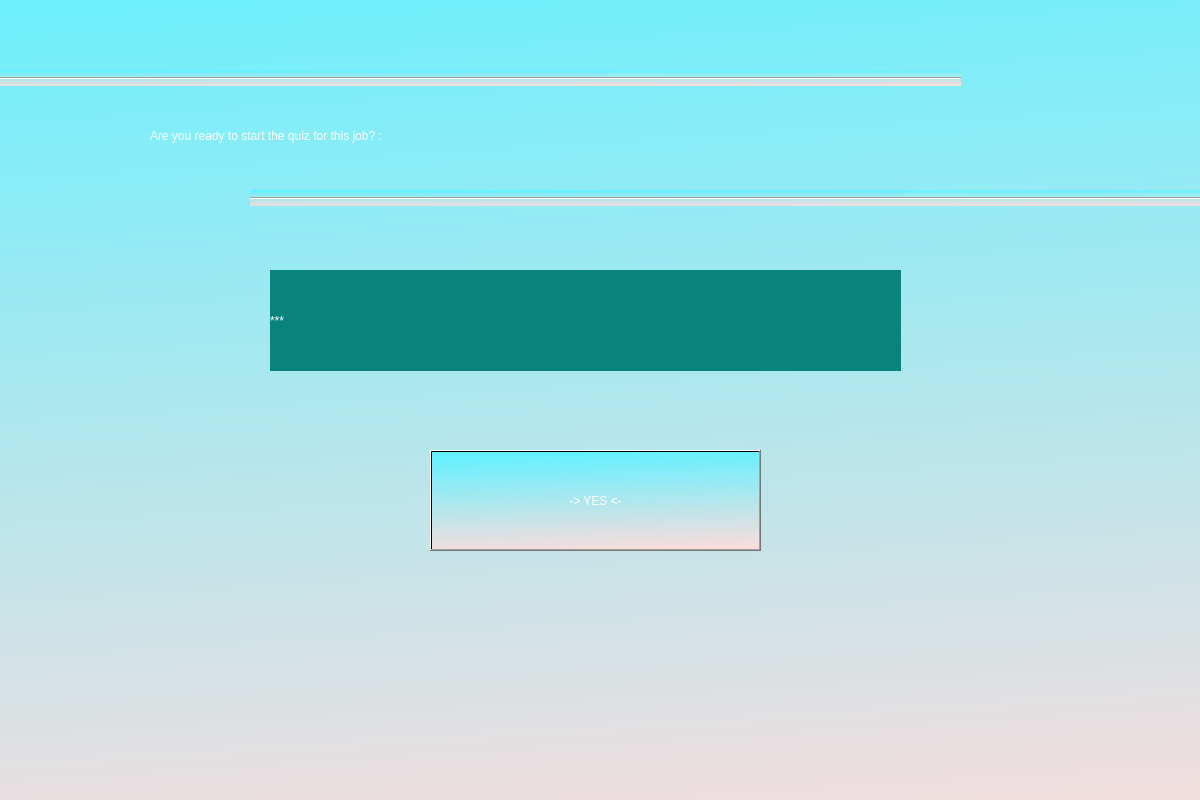
<?xml version="1.0" encoding="UTF-8"?>
<ui version="4.0">
 <class>Dialog</class>
 <widget class="QDialog" name="Dialog">
  <property name="geometry">
   <rect>
    <x>0</x>
    <y>0</y>
    <width>1200</width>
    <height>800</height>
   </rect>
  </property>
  <property name="windowTitle">
   <string>Dialog</string>
  </property>
  <widget class="QWidget" name="widget" native="true">
   <property name="geometry">
    <rect>
     <x>-50</x>
     <y>-100</y>
     <width>1371</width>
     <height>951</height>
    </rect>
   </property>
   <property name="styleSheet">
    <string notr="true">background-color: qlineargradient(spread:pad, x1:0.426, y1:0.00568182, x2:0.517, y2:1, stop:0 rgba(100, 241, 255, 255), stop:1 rgba(245, 221, 221, 255));</string>
   </property>
   <widget class="QLabel" name="label">
    <property name="geometry">
     <rect>
      <x>200</x>
      <y>200</y>
      <width>891</width>
      <height>71</height>
     </rect>
    </property>
    <property name="styleSheet">
     <string notr="true">font: 32pt &quot;MS Shell Dlg 2&quot;;
color: rgb(255, 255, 255);
background-color: qlineargradient(spread:pad, x1:0.205, y1:0, x2:0.312, y2:1, stop:0 rgba(100, 241, 255, 0), stop:1 rgba(245, 221, 221, 0));
</string>
    </property>
    <property name="text">
     <string>Are you ready to start the quiz for this job? : </string>
    </property>
   </widget>
   <widget class="QLabel" name="label_2">
    <property name="geometry">
     <rect>
      <x>320</x>
      <y>370</y>
      <width>631</width>
      <height>101</height>
     </rect>
    </property>
    <property name="styleSheet">
     <string notr="true">font: 28pt &quot;MS Shell Dlg 2&quot;;
background-color: rgb(9, 131, 123);
color: rgb(255, 255, 255);
</string>
    </property>
    <property name="text">
     <string>***</string>
    </property>
   </widget>
   <widget class="QPushButton" name="pushButton">
    <property name="geometry">
     <rect>
      <x>480</x>
      <y>550</y>
      <width>331</width>
      <height>101</height>
     </rect>
    </property>
    <property name="styleSheet">
     <string notr="true">font: 32pt &quot;MS Shell Dlg 2&quot;;
color: rgb(255, 255, 255);
</string>
    </property>
    <property name="text">
     <string>-&gt; YES &lt;-</string>
    </property>
   </widget>
   <widget class="Line" name="line">
    <property name="geometry">
     <rect>
      <x>300</x>
      <y>290</y>
      <width>1011</width>
      <height>16</height>
     </rect>
    </property>
    <property name="orientation">
     <enum>Qt::Horizontal</enum>
    </property>
   </widget>
   <widget class="Line" name="line_2">
    <property name="geometry">
     <rect>
      <x>30</x>
      <y>170</y>
      <width>981</width>
      <height>16</height>
     </rect>
    </property>
    <property name="orientation">
     <enum>Qt::Horizontal</enum>
    </property>
   </widget>
  </widget>
 </widget>
 <resources/>
 <connections/>
</ui>
